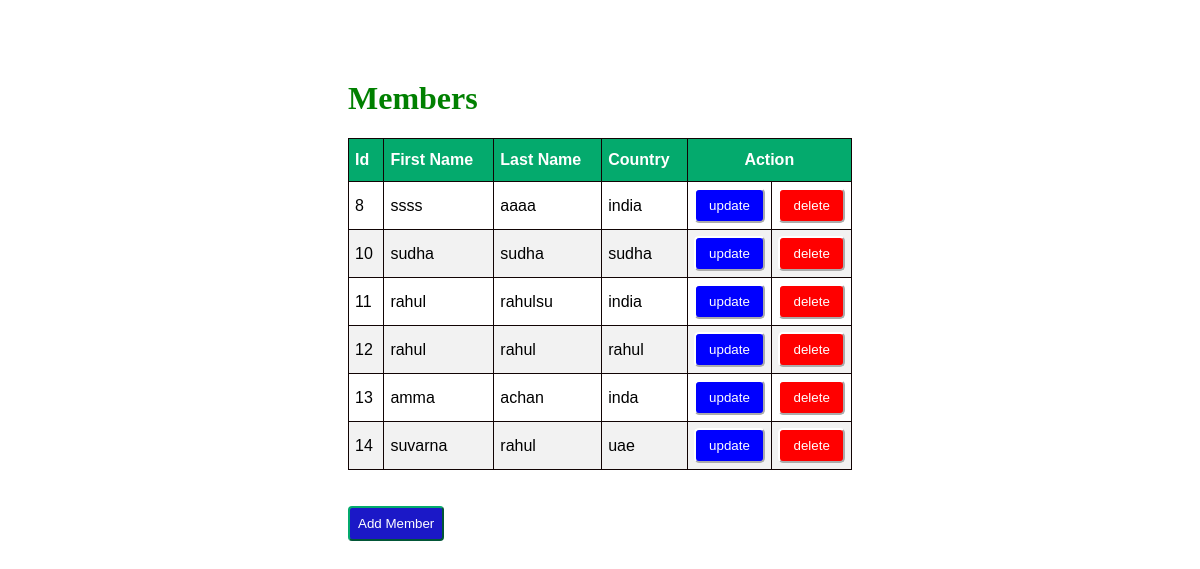
Before: / with the older database file.
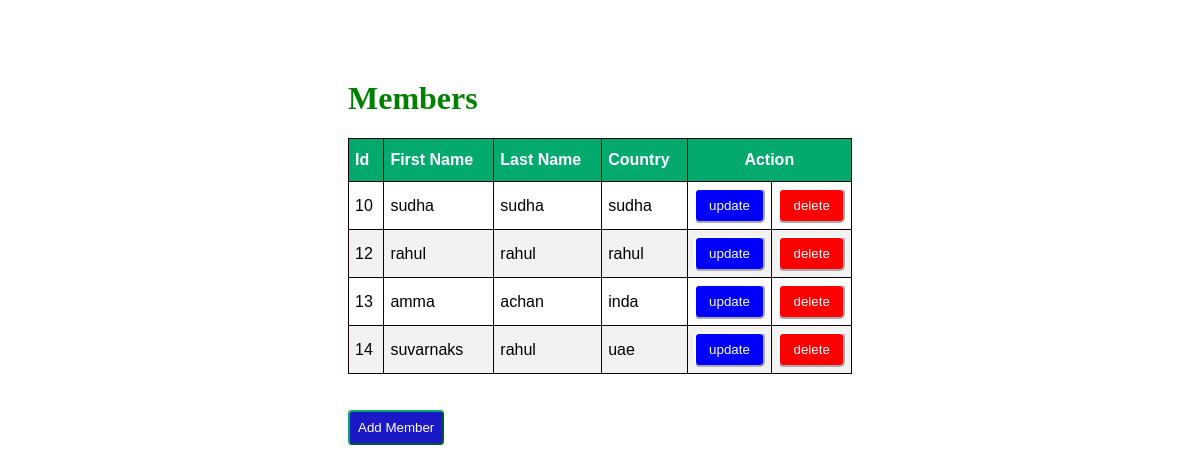
After: the same page with the newer database file.
### newapp/models.py (models this page shows)
class Member(models.Model):
    firstname=models.CharField(max_length=100)
    lastname=models.CharField(max_length=100)
    country=models.CharField(max_length=100)

### newapp/views.py (the view)
# urls.py: path('',views.index,name="index"),
def index(request):
    mem=Member.objects.all()
    return render(request,'index.html',{'mem':mem})

### newapp/templates/index.html (shortened to what this page needs)
<!DOCTYPE html>
<html lang="en">
<head>
</head>
{% load static %}
<link rel="stylesheet" href="{% static 'style.css' %}">
<body>
    <div class="container">
        <h1>Members</h1>
        <table id="customers" border="1">
            <thead>
                <th>Id</th>
                <th>First Name</th>
                <th>Last Name</th>
                <th>Country</th>
                <th colspan="2" id="mid">Action</th>
            </thead>
           {% for x in mem %}
           <tr>
            <td>{{x.id}}</td>
            <td>{{x.firstname}}</td>
            <td>{{x.lastname}}</td>
            <td>{{x.country}}</td>
            <td><a href="update/{{x.id}}"><button id="up">update</button></a></td>
            <td><a href="delete/{{x.id}}"><button id="del">delete</button></a></td>
        </tr>
            {% endfor %}
        </table>
        <br><br>
        <a href="{% url 'add' %}"><button id="new3">Add Member</button></a>
    </div>
</body>
</html>

Changed rows visible on the page:
removed Member: id "8", firstname "ssss", lastname "aaaa", country "india"
removed Member: id "11", firstname "rahul", lastname "rahulsu", country "india"
changed Member "uae": firstname "suvarna" → "suvarnaks"
